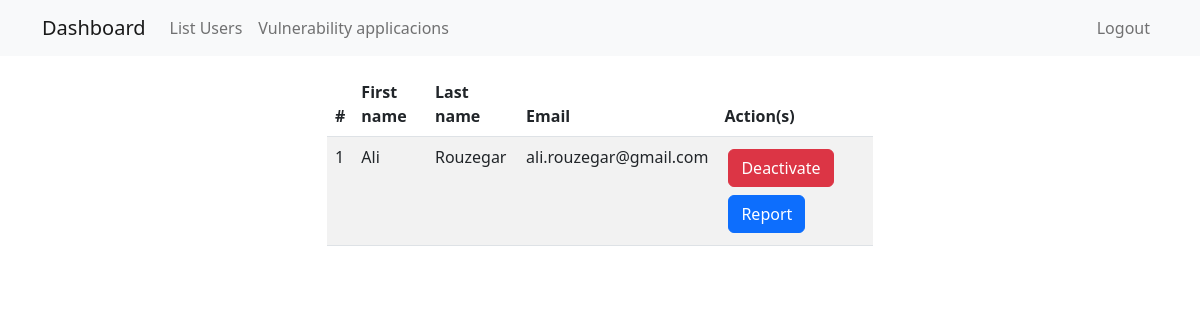
Before: /admin/users (signed in) with the older database file.
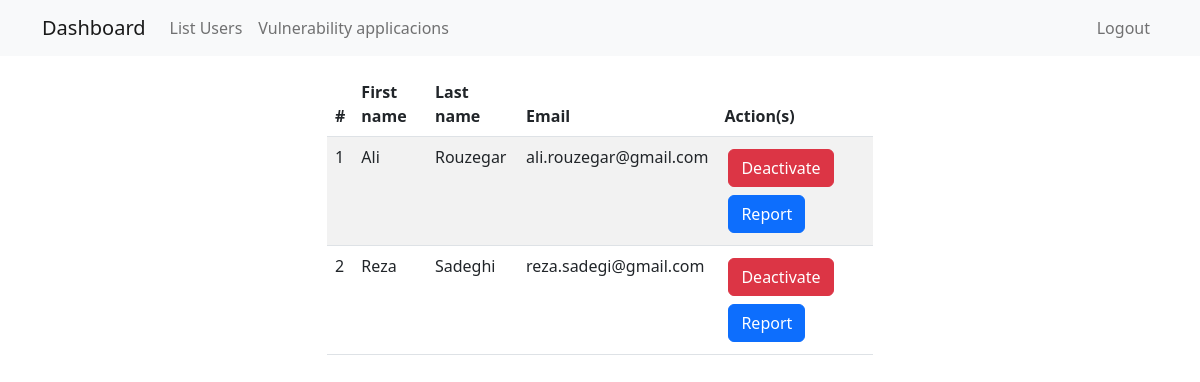
After: the same page with the newer database file.
### project/mod_user/models.py (models this page shows, shortened)
class User(db.Model, UserMixin):
    id = db.Column(db.Integer(), primary_key=True)
    fname = db.Column(db.String(length=24), nullable=False)
    lname = db.Column(db.String(length=24), nullable=False)
    email = db.Column(db.String(length=160), nullable=False, unique=True)
    password_hash = db.Column(db.String(length=200), nullable=False)
    gender = db.Column(db.Integer(), nullable=False)
    role = db.Column(db.Integer(), nullable=False, default=0)
    active = db.Column(db.Boolean(), nullable=False, default=False)
    attacks = db.relationship('AttackWeb',backref='attacker')
    @property
    def password(self):
        return self.password_hash

### project/mod_admin/views.py (the view)
@admin.route('/users')
@login_required
@admin_only
def list_users():
    users = User.query.filter(User.role != 1).all()
    active_form = ActiveUserForm()
    deactive_form = DeactiveUserForm()
    return render_template('admin/list_users.html', users=users, active_form=active_form, deactive_form=deactive_form, title='List Users')

### project/mod_admin/utils.py (called while the page is built)
def admin_only(func):
    @wraps(func)
    def wrapper(*args,**kwargs):
        if current_user.role != 1:
            abort(HTTPStatus.FORBIDDEN)
        return func(*args,**kwargs)
    return wrapper

### project/mod_user/models.py (called while the page is built)
@login.user_loader
def load_user(id):
    return User.query.get(int(id))

### project/mod_admin/templates/admin/list_users.html (shortened to what this page needs)
{% extends 'admin/base.html' %}
{% block content_bp %}
<div class="container">
    <div class="row">
        <div class="col-12 col-lg-6 my-3 table-responsive mx-auto">
            {% if users %}
            <table class="table table-striped table-hover ">
                <thead>
                    <tr>
                        <th>#</th>
                        <th>First name</th>
                        <th>Last name</th>
                        <th>Email</th>
                        <th>Action(s)</th>
                    </tr>
                </thead>
                <tbody>
                    {% set index = namespace(value=0) %}
                    {% for user in users %}
                    {% set index.value = index.value + 1 %}
                    <tr>
                        <td>{{ index.value }}</td>
                        <td>{{ user.fname }}</td>
                        <td>{{ user.lname }}</td>
                        <td>{{ user.email }}</td>
                        <td>
                            {% if user.active %}
                            <button data-bs-toggle="modal" data-bs-target="#Deactivate-{{ user.id }}" class="btn btn-danger m-1">Deactivate</button>
                            {% else %}
                            {% include 'admin/includes/activation_modal.html' %}
                            <button data-bs-toggle="modal" data-bs-target="#Activate-{{ user.id }}" class="btn btn-success m-1">Activate</button>
                            {% endif %}
                            <button data-bs-toggle="modal" data-bs-target="#Report-{{ user.id }}" class="btn btn-primary m-1">Report</button>
                        </td>
                    </tr>
                    {% endfor %}
                </tbody>
            </table>
            {% endif %}
        </div>
    </div>
</div>
{% endblock %}

### project/mod_admin/templates/admin/base.html (shortened to what this page needs)
{% extends 'base.html' %}
{% block content %}
{% include 'admin/includes/navbar.html' %}
{% block content_bp %}{% endblock %}
{% endblock %}

### project/templates/base.html (shortened to what this page needs)
<!DOCTYPE html>
<html lang="en">
<head>
    <link rel="stylesheet" href="{{ url_for('static',filename='css/bootstrap.min.css') }}">
</head>
<body>
    {% block content %}
    {% endblock %}
</body>
</html>

### project/mod_admin/templates/admin/includes/navbar.html (shortened to what this page needs)
<nav class="navbar navbar-expand-lg bg-light">
    <div class="container">
        <a href="{{ url_for('admin.index') }}" class="navbar-brand">Dashboard</a>
        <div class="collapse navbar-collapse" id="usernavbar">
            <ul class="navbar-nav me-auto">
                <li class="nav-item">
                    <a href="{{ url_for('admin.list_users') }}" class="nav-link">List Users</a>
                </li>
                <li class="nav-item">
                    <a href="{{ url_for('admin.vuln_web') }}" class="nav-link">Vulnerability applicacions</a>
                </li>
            </ul>
            <ul class="navbar-nav ms-auto">
                <li class="nav-item">
                    <a href="{{ url_for('admin.logout') }}" class="nav-link">Logout</a>
                </li>
            </ul>
        </div>
    </div>
</nav>

Changed rows visible on the page:
added User: value "2", fname "Reza", lname "Sadeghi", email "reza.sadegi@gmail.com"
